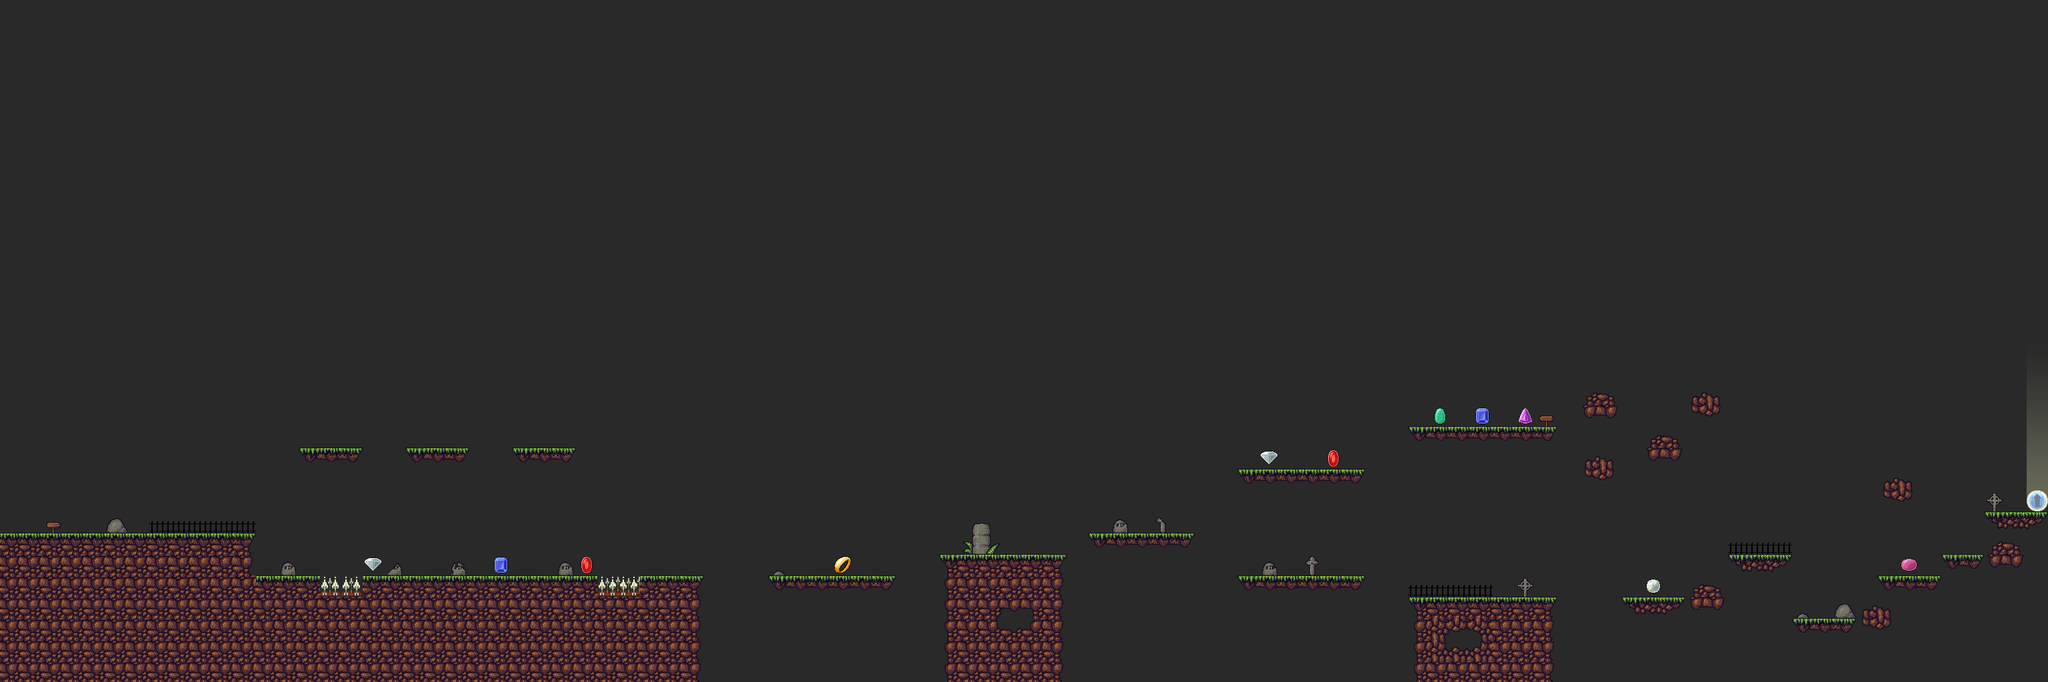

A 2D game scene composited from a Tiled map and its tileset images. What follows is a short description and the map's XML, with each tile layer's data collapsed to a summary:
An orthogonal 96x32 tile map with 32x32 px tiles, 7 tile layers (Walls, Pickups, NoCollide, Bouncy, ...), 2 tilesets.

<map version="1.0" orientation="orthogonal" width="96" height="32" tilewidth="32" tileheight="32" backgroundcolor="#292929">
 <properties>
  <property name="credits" value="McFunkypants" />
  <property name="gamename" value="Gwendolynn the Lionheaterd" />
  <property name="gravity" value="0.5" />
  <property name="jump_strength" value="-13" />
  <property name="mapname" value="Pillars of Doom" />
  <property name="move_speed" value="5" />
  <property name="player_can_attack" value="true" />
  <property name="start_tile" value="4.5,24" />
 </properties>
 <tileset firstgid="1" name="tiles" tilewidth="32" tileheight="32">
  <image source="tiles.png" width="1024" height="1024" />
  <terraintypes>
   <terrain name="brick" tile="-1" />
   <terrain name="green" tile="-1" />
  </terraintypes>
  <tile id="4" terrain=",,,0" />
  <tile id="5" terrain=",,0,0" />
  <tile id="6" terrain=",,0," />
  <tile id="20" terrain=",0,,0" />
  <tile id="21" terrain="0,0,0,0" />
  <tile id="22" terrain="0,,0," />
  <tile id="36" terrain=",0,," />
  <tile id="37" terrain="0,0,," />
  <tile id="38" terrain="0,,," />
  <tile id="68" terrain="0,0,0," />
  <tile id="69" terrain="0,0,,0" />
  <tile id="84" terrain="0,,0,0" />
  <tile id="85" terrain=",0,0,0" />
  <tile id="100" terrain=",,,1" />
  <tile id="101" terrain=",,1,1" />
  <tile id="102" terrain=",,1," />
  <tile id="116" terrain=",1,,1" />
  <tile id="117" terrain="1,1,1,1" />
  <tile id="118" terrain="1,,1," />
  <tile id="132" terrain=",1,," />
  <tile id="133" terrain="1,1,," />
  <tile id="134" terrain="1,,," />
  <tile id="164" terrain="1,1,1," />
  <tile id="165" terrain="1,1,,1" />
  <tile id="182" terrain="1,,1,1" />
  <tile id="183" terrain=",1,1,1" />
 </tileset>
 <tileset firstgid="1025" name="tileset_1" tilewidth="32" tileheight="32">
  <image source="tileset_1.png" trans="ffffff" width="472" height="480" />
 </tileset>
 <layer name="Walls" width="96" height="32">
  <data>[3072 cells, 305 non-empty, 24 distinct tile ids]</data>
 </layer>
 <layer name="Pickups" width="96" height="32">
  <data>[3072 cells, 11 non-empty, 8 distinct tile ids]</data>
 </layer>
 <layer name="NoCollide" width="96" height="32">
  <data>[3072 cells, 33 non-empty, 17 distinct tile ids]</data>
 </layer>
 <layer name="Bouncy" width="96" height="32">
  <data>[3072 cells, 0 non-empty, 0 distinct tile ids]</data>
 </layer>
 <layer name="Danger" width="96" height="32">
  <data>[3072 cells, 36 non-empty, 11 distinct tile ids]</data>
 </layer>
 <layer name="Enemies" width="96" height="32">
  <data>[3072 cells, 0 non-empty, 0 distinct tile ids]</data>
 </layer>
 <layer name="Warp" width="96" height="32">
  <data>[3072 cells, 86 non-empty, 11 distinct tile ids]</data>
 </layer>
</map>